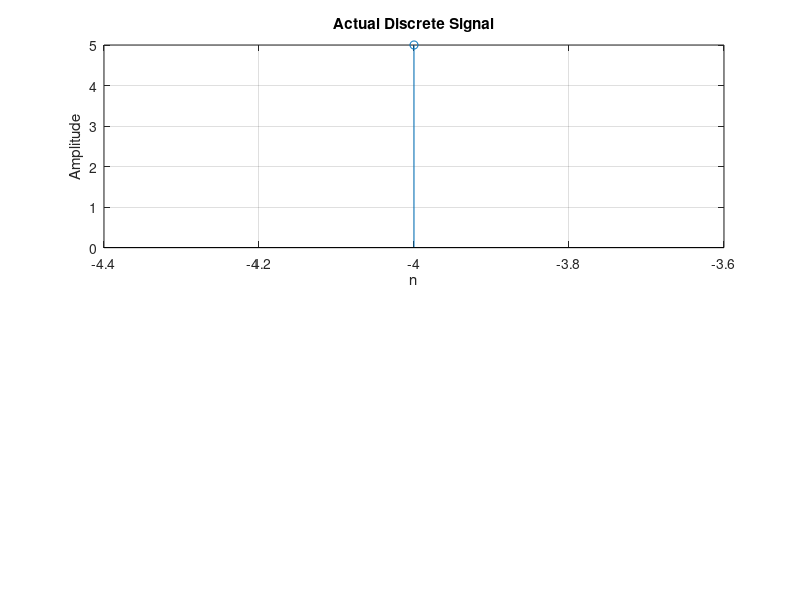

The MATLAB source for this figure: (Note: this script raises an error after producing the figure.)
% assignment 3 q 7
%% clear
clc;
clear all;
close all;

%% take sequence from user
seq = input('Enter sequence : ' );
origin = round(abs(input('Enter origin index (starting from 1) : ')));
% set time range
n = -(origin-1):(length(seq)-origin);

% plot actual seq
subplot(2,1,1);
stem(n,seq);
title('Actual Discrete Signal');
xlabel('n');
ylabel('Amplitude');
grid on;

%% get reverse sequence by function call
[n_rev,seq_rev] = timereverse(n,seq);

%% plot reverse seq
subplot(2,1,2);
stem(n_rev,seq_rev);
title('Reversed Discrete Signal');
xlabel('n');
ylabel('Amplitude');
grid on;